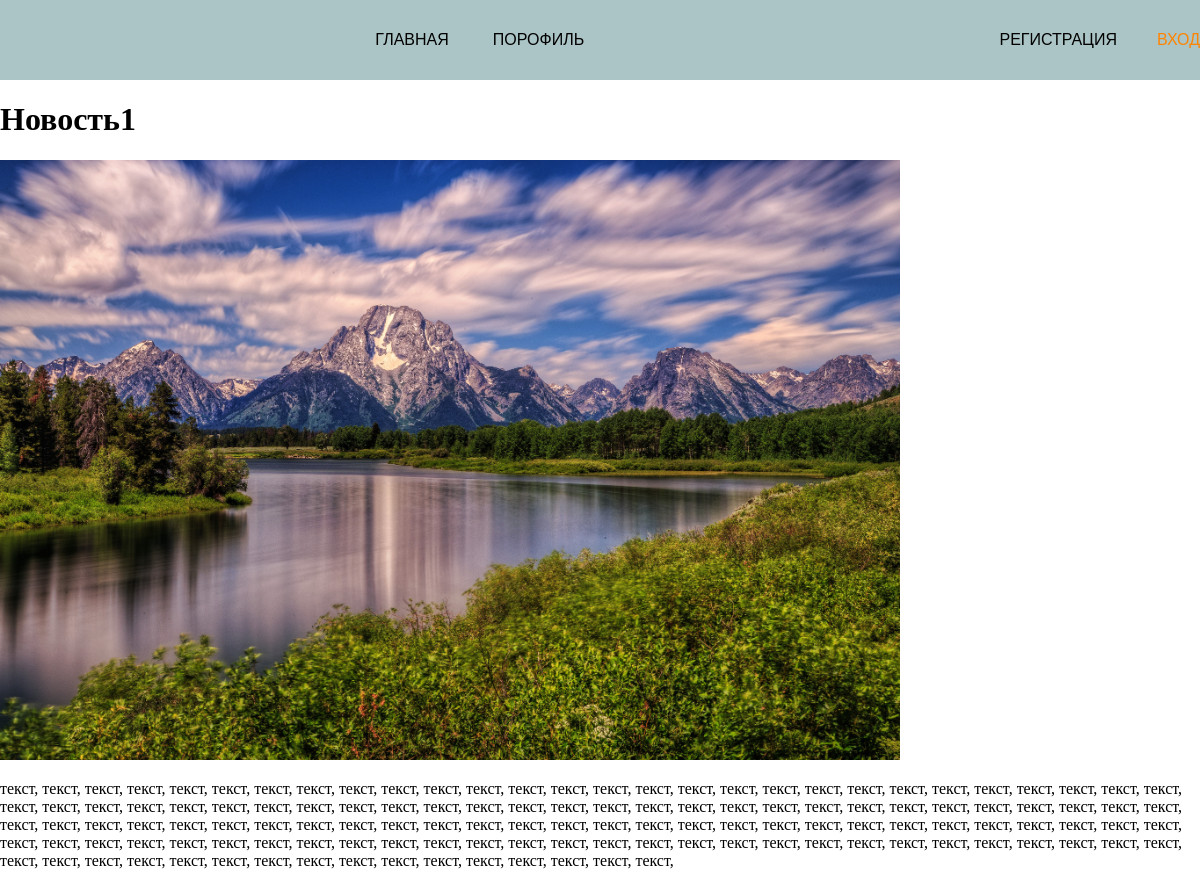
/News/3, run on an earlier commit of the app's database.
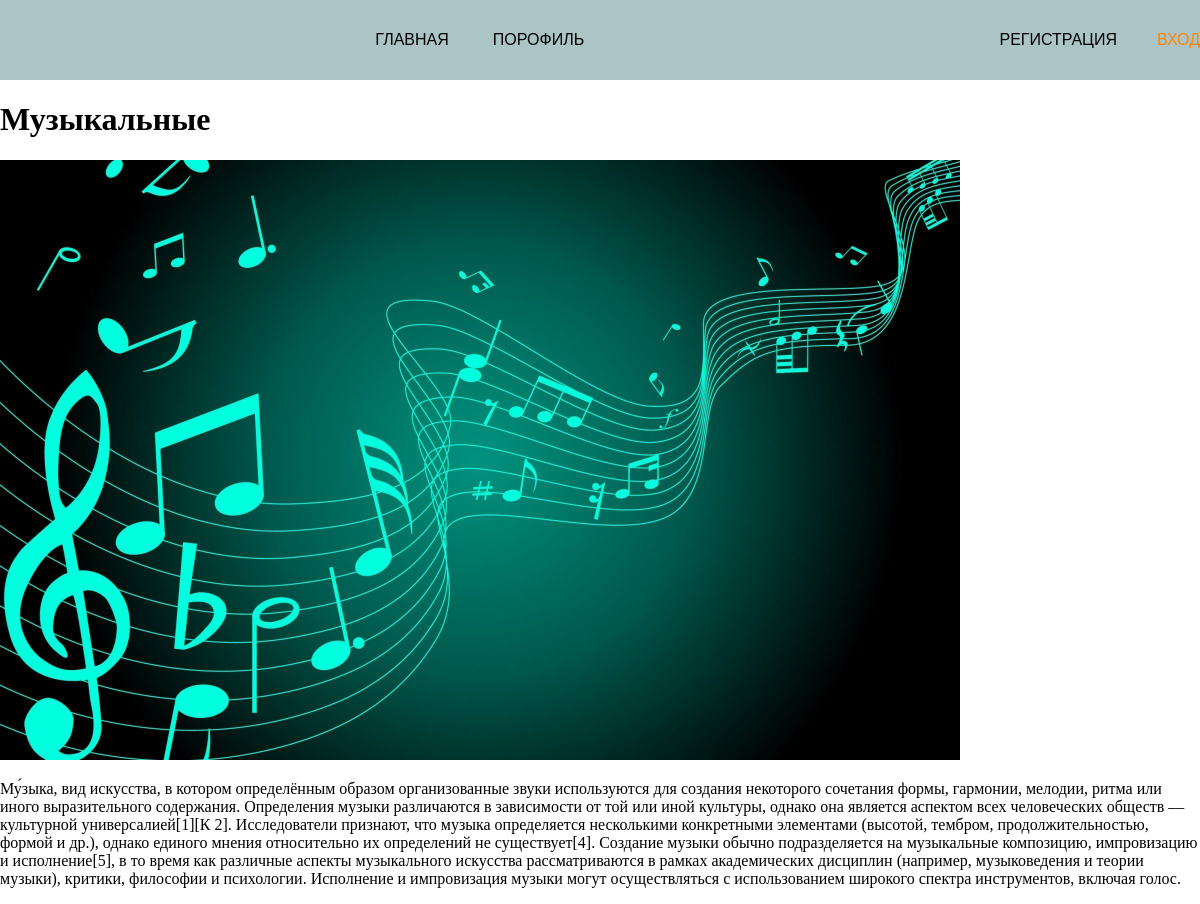
And on a later commit of the database.
### News/models.py (models this page shows, shortened)
class Article(models.Model):
    title = models.CharField('Заголовок', max_length=50)
    desc = models.TextField('Описание')
    image = models.ImageField('Изображение', upload_to='News/image/')
    date = models.DateField('Дата')
    url = models.URLField('Доп. источник', blank=True)
    category = models.ForeignKey(Category, on_delete=models.CASCADE, verbose_name='Категория')

### News/views.py (the view)
# urls.py: path('<int:article_id>', views.detail, name='detail'),
def detail(request, article_id):
    article = get_object_or_404(Article, pk = article_id)
    return render(request, 'detail/detail.html', {'article':article})

### News/templates/detail/detail.html
{% extends 'base.html' %}
{% block content %}
    <h1>{{ article.title }}</h1>
    <img src="{{ article.image.url }}"  alt=width="800" height="600">
    <p> {{ article.desc }} </p>
{% endblock %}

### templates/base.html (shortened to what this page needs)
<!DOCTYPE html>
{% load static %}
<html lang="en">
<head>
    {% load static %}
    <link rel="stylesheet" href="{% static 'home/style/style.css' %}">
    <link rel="stylesheet" href="{% static 'News/style/style.css' %}">
</head>
<body>
    <header class="header">
        <div class="wrapper header-wrapper">
        <nav>
            <a href="{% url 'News' %}" class="link">Главная</a>
            <a href="{% url 'home' %}" class="link">Порофиль</a>
        </nav>
        <div class="header-right">
            {% if request.user.username %}
                <a href="{% url 'logoutuser' %}"" class="link link-primary">Выход</a>
            {% else %}
                <a href="{% url 'reguser' %}" class="link">Регистрация</a>
                <a href="{% url 'loginuser' %}" class="link link-primary">Вход</a>
            {% endif %}
        </div>
    </div>
    </header>
    {% block content %}
    {% endblock %}
</body>
</html>

### home/static/home/style/style.css (style rules this page uses)
body { padding: 0; margin: 0; }
.wrapper { width: 100%; max-width: 1200px; margin: 0 auto; }
.header { background: #abc4c5; }
.header-wrapper { height: 80px; display: flex; justify-content: space-between; align-items: center; }
.link { color: #000; font-size: 16px; text-decoration: none; text-transform: uppercase; font-family: sans-serif; transition: 0.3s; }
nav > .link { margin: 0 20px; }
.header-right { display: flex; justify-content: flex-end; align-items: center; }
.header-right > .link { margin-left: 40px; }
.link-primary { color: #ff8400; }

### News/static/News/style/style.css (style rules this page uses)
body { margin: 0; padding: 0; }
.wrapper { width: 100%; max-width: 1200px; min-width: 310px; margin: 0 auto; }

What changed in the data, as far as the page shows it:
changed Article: title "Новость1" → "Музыкальные"; image: a different picture; desc "текст, текст, текст, текст, текст, текст, текст, текст, текст, текст, текст, текст, текст, текст, текст, текст, текст, текст, текст, текст, текст, текст, текст, текст, текст, текст, текст, текст, текст, текст, текст, текст, текст, текст, текст, текст, текст, текст, текст, текст, текст, текст, текст, текст, текст, текст, текст, текст, текст, текст, текст, текст, текст, текст, текст, текст, текст, текст, текст, текст, текст, текст, текст, текст, текст, текст, текст, текст, текст, текст, текст, текст, текст, текст, текст, текст, текст, текст, текст, текст, текст, текст, текст, текст, текст, текст, текст, текст, текст, текст, текст, текст, текст, текст, текст, текст, текст, текст, текст, текст,…" → "Му́зыка, вид искусства, в котором определённым образом организованные звуки используются для создания некоторого сочетания формы, гармонии, мелодии, ритма или иного выразительного содержания. Определения музыки различаются в зависимости от той или иной культуры, однако она является аспектом всех человеческих обществ — культурной универсалией[1][К 2]. Исследователи признают, что музыка определяется несколькими конкретными элементами (высотой, тембром, продолжительностью, формой и др.), однако единого мнения относительно их определений не существует[4]. Создание музыки обычно подразделяется на музыкальные композицию, импровизацию и исполнение[5], в то время как различные аспекты музыкального…"
